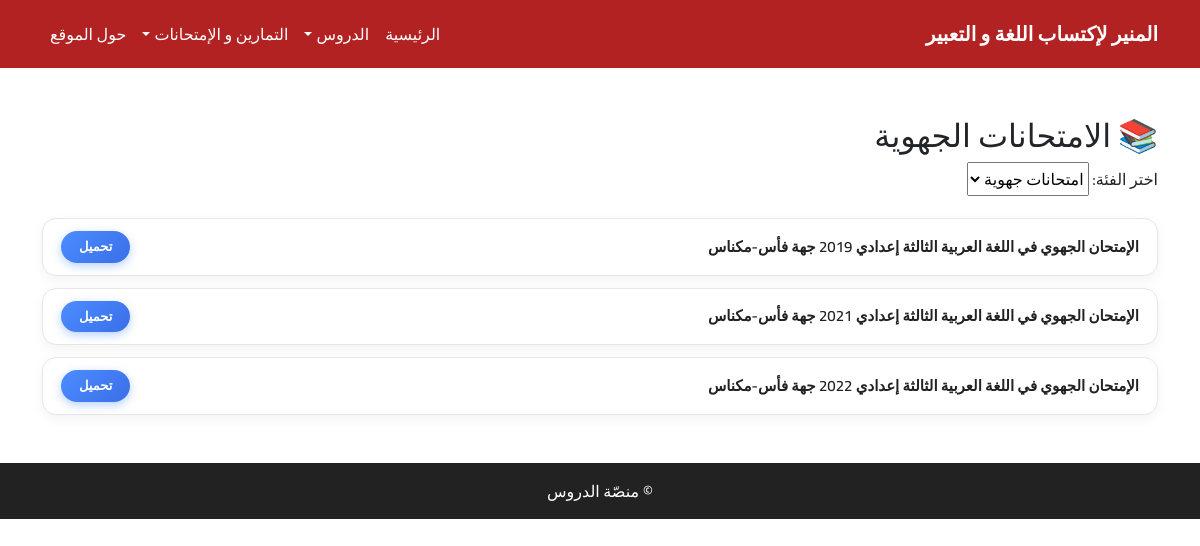
/regional_exams/, run on the app's committed database.
### courses/models.py (models this page shows, shortened)
class Document(models.Model):
    title = models.CharField(max_length=200,verbose_name='العنوان' )
    file = models.FileField(upload_to="documents/", verbose_name='الملف')
    exercise_category = models.ForeignKey(
        ExerciseCategory, on_delete=models.SET_NULL,
        null=True, blank=True, related_name="exercise_docs", verbose_name='صنف التمرين'
    )
    exam_category = models.ForeignKey(
        ExamCategory, on_delete=models.SET_NULL,
        null=True, blank=True, related_name="exam_docs", verbose_name='صنف الامتحان'
    )
    level = models.CharField(max_length=20, null=True, blank=True, verbose_name='المستوى')
    class Meta:
        verbose_name="ملف pdf"
        verbose_name_plural="ملفات pdf"

### courses/views.py (the view)
# urls.py: path("regional_exams/", views.regional_exams, name="regional_exams"),
def regional_exams(request):
    selected_category = request.GET.get("category")
    categories = ExamCategory.objects.all()
    if selected_category:
        docs = Document.objects.filter(exam_category_id=selected_category)
    else:
        docs = Document.objects.filter(exam_category__isnull=False)
    return render(request, "courses/regional_exams.html", {
        "docs": docs,
        "categories": categories,
        "selected_category": selected_category,
    })

### courses/templates/courses/regional_exams.html (shortened to what this page needs)
{% extends 'courses/base.html' %}
{% load static %}
{% block extra_css %}
<link rel="stylesheet" href="{% static 'css/exams_style.css' %}">
{% endblock %}
{% block content %}
<div class="container mt-5 content-area" style="opacity:0; transition:1s;">
    <h2 class="page-title">📚 الامتحانات الجهوية</h2>
    <form method="GET" class="filter-box fade-in">
        <label>اختر الفئة:</label>
        <select name="category"  onchange="this.form.submit()">
            {% for cat in categories %}
                <option value="{{ cat.id }}" {% if selected_category == cat.id|stringformat:'s' %}selected{% endif %}>
                    {{ cat.name }}
                </option>
            {% endfor %}
        </select>
    </form>
    <div class="pdf-grid">
        {% for doc in docs %}
        <div class="small-pdf-item">
            <span class="pdf-title">{{ doc.title }}</span>
            <a href="{{ doc.file.url }}" class="download-btn" download>
                تحميل
            </a>
        </div>
        {% empty %}
            <p class="text-muted">لا توجد امتحانات جهوية متوفرة.</p>
        {% endfor %}
    </div>
</div>
{% endblock %}

### static/css/exams_style.css (style rules this page uses)
.small-pdf-item { display: flex; justify-content: space-between; align-items: center; padding: 12px 18px; margin-bottom: 12px; background: #fff; border-radius: 14px; border: 1px solid #e6e6e6; box-shadow: 0 4px 12px rgba(0, 0, 0, 0.05); transition: 0.25s ease; opacity: 0; transform: translateY(15px); }
.pdf-grid { margin-top: 22px; }
.pdf-title { font-size: 15px; font-weight: 600; color: #222; }
.download-btn { background: linear-gradient(135deg, #4C8DFF, #3A6EE8); color: white; padding: 6px 18px; font-size: 13px; border-radius: 30px; text-decoration: none; font-weight: 600; transition: 0.25s ease; box-shadow: 0 3px 10px rgba(76, 141, 255, 0.4); }
.fade-in { animation: fadeInMove 0.6s ease forwards; }

### static/css/style.css (style rules this page uses)
.fade-in { animation: fadeInUp 1s ease forwards; opacity: 0; }

### static/css/exercises_list.css (style rules this page uses)
.small-pdf-item { display: flex; justify-content: space-between; align-items: center; padding: 12px 18px; margin-bottom: 12px; background: #fff; border-radius: 14px; border: 1px solid #e6e6e6; box-shadow: 0 4px 12px rgba(0, 0, 0, 0.05); transition: 0.25s ease; opacity: 0; transform: translateY(15px); }
.pdf-grid { margin-top: 22px; }
.pdf-title { font-size: 15px; font-weight: 600; color: #222; }
.download-btn { background: linear-gradient(135deg, #4C8DFF, #3A6EE8); color: white; padding: 6px 18px; font-size: 13px; border-radius: 30px; text-decoration: none; font-weight: 600; transition: 0.25s ease; box-shadow: 0 3px 10px rgba(76, 141, 255, 0.4); }
.fade-in { animation: fadeInMove 0.6s ease forwards; }

### data on the page
Document: title "الإمتحان الجهوي في اللغة العربية الثالثة إعدادي 2019 جهة فأس-مكناس"
Document: title "الإمتحان الجهوي في اللغة العربية الثالثة إعدادي 2021 جهة فأس-مكناس"
Document: title "الإمتحان الجهوي في اللغة العربية الثالثة إعدادي 2022 جهة فأس-مكناس"

### other printed values
form field category "امتحانات جهوية"
